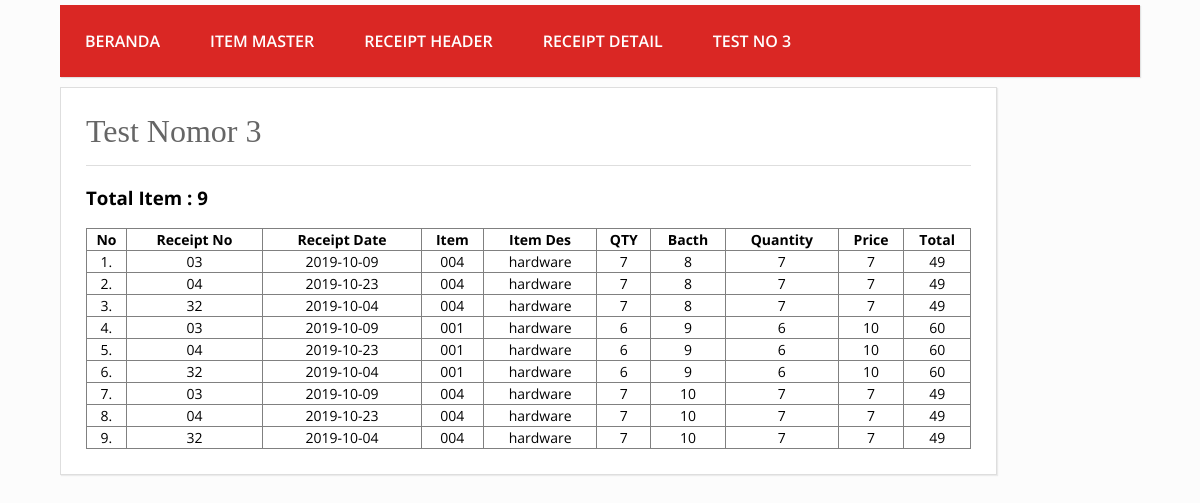
/nomor3.php, run on the app's committed database.
### tables this page shows
CREATE TABLE IF NOT EXISTS `tbl_receipt_detail` (
  `id_detail` varchar(50) NOT NULL,
  `id_header` varchar(50) NOT NULL,
  `item_code` varchar(50) NOT NULL,
  `quantity` varchar(50) NOT NULL,
  `batch` varchar(50) NOT NULL,
  PRIMARY KEY (`id_detail`)
);

CREATE TABLE IF NOT EXISTS `tbl_receipt_header` (
  `id_header` int(11) NOT NULL,
  `receipt_no` varchar(50) NOT NULL,
  `receipt_date` date NOT NULL,
  `supplier_name` varchar(100) NOT NULL,
  PRIMARY KEY (`id_header`),
  UNIQUE KEY `receipt_no` (`receipt_no`)
);

CREATE TABLE IF NOT EXISTS `tbl_item_master` (
  `item_code` varchar(50) NOT NULL,
  `item_desc` varchar(50) NOT NULL,
  `item_unit` varchar(100) NOT NULL,
  `item_price` int(11) NOT NULL,
  PRIMARY KEY (`item_code`)
);

### nomor3.php (the view, shortened to what this page needs)
<html>
<head>
  <link rel="stylesheet" type="text/css" href="css/custom.css">
</head>
<body>
  <div class="wrap">
    <nav class="menu">
      <ul>
        <li><a href="index.php">Beranda</a></li>
        <li><a href="item_master/item_master.php">Item Master</a></li>
        <li><a href="receipt_header.php">Receipt Header</a></li>
        <li><a href="receipt_detail/receipt_detail.php">Receipt Detail</a></li>
        <li><a href="nomor3.php">TEST NO 3</a></li>
      </ul>
    </nav>
    <div class="blog">
      <div class="conteudo">
        <h1>Test Nomor 3</h1>
        <hr>
          <?php
            $sql = "SELECT tbl_item_master.item_code, tbl_item_master.item_desc, tbl_item_master.item_price, tbl_receipt_header.id_header, tbl_receipt_header.receipt_no, tbl_receipt_header.receipt_date, tbl_receipt_detail.id_detail, tbl_receipt_detail.quantity, tbl_receipt_detail.batch, tbl_receipt_detail.quantity*tbl_item_master.item_price AS total FROM tbl_receipt_detail JOIN tbl_item_master ON tbl_item_master.item_code = tbl_receipt_detail.item_code JOIN tbl_receipt_header ON tbl_receipt_detail.id_header = tbl_receipt_detail.id_header";
            $query = mysql_query($sql);
            $total = mysql_num_rows(mysql_query($sql));
            ?>
            <h3>Total Item : <?= $total; ?></h3>
            <table width="100%" border="1" align="center" style="font-size: 14; border-collapse: collapse;">
              <tr align="center">
                <td><b>No</b></td>
                <td><b>Receipt No</b></td>
                <td><b>Receipt Date</b></td>
                <td><b>Item </b></td>
                <td><b>Item Des</b></td>
                <td><b>QTY</b></td>
                <td><b>Bacth</b></td>
                <td><b>Quantity</b></td>
                <td><b>Price</b></td>
                <td><b>Total</b></td>
              </tr>
              <?php
              if($total > 0){
                $no = 0;
              while ($row = mysql_fetch_array($query)):
                $no++;
                echo "<tr>";
                  echo "<td align=center>".$no.".</td>";
                  echo "<td align=center>".$row['receipt_no']."</td>";
                  echo "<td align=center>".$row['receipt_date']."</td>";
                  echo "<td align=center>".$row['item_code']."</td>";
                  echo "<td align=center>".$row['item_desc']."</td>";
                  echo "<td align=center>".$row['quantity']."</td>";
                  echo "<td align=center>".$row['batch']."</td>";
                  echo "<td align=center>".$row['quantity']."</td>";
                  echo "<td align=center>".$row['item_price']."</td>";
                  echo "<td align=center>".$row['total']."</td>";
                echo "</tr>";
                endwhile;
                }else{
                echo "<tr><td colspan=7>Data tidak tersedia</td></tr>";
                }
              ?>
              </table>
      </div>
    </div>
  </div>
</body>
</html>

### css/custom.css (style rules this page uses)
body { background: #fcfcfc; margin:0; font-family: 'Open Sans', sans-serif; }
hr { border:0; background:#dedede; height:1px; }
.wrap { width: 90%; margin:5px auto; }
nav.menu ul { overflow:hidden; color:#fcfcfc; list-style: none; float:left; padding:0; width: 100%; margin:0 0 0; background: #da2724; -webkit-box-shadow: 1px 1px 1px 0px rgba(204,204,204,0.55); -moz-box-shadow: 1px 1px 1px 0px rgba(204,204,204,0.55); box-shadow: 1px 1px 1px 0px rgba(204,204,204,0.55); }
nav.menu ul li { margin:0; float:left; }
nav.menu ul a { padding:25px; display:block; font-weight:600; font-size: 16px; color:#fff; text-transform: uppercase; transition: all 0.5s ease; text-decoration: none; }
.blog { float:left; }
.conteudo { width:885px; padding:25px; margin:10px auto; background: #fff; border:1px solid #dedede; -webkit-box-shadow: 1px 1px 1px 0px rgba(204,204,204,0.35); -moz-box-shadow: 1px 1px 1px 0px rgba(204,204,204,0.35); box-shadow: 1px 1px 1px 0px rgba(204,204,204,0.35); }
.conteudo h1 { padding:0; margin:0 0 15px; font-weight: normal; color: #666; font-family: Georgia; }

### data on the page
tbl_receipt_detail: id_header.receipt_no "03", id_header.receipt_date "2019-10-09", tbl_item_master.item_code "004", tbl_item_master.item_desc "hardware", quantity "7", batch "8", tbl_item_master.item_price "7", total "49", tbl_receipt_header.receipt_no "04", tbl_receipt_header.receipt_date "2019-10-23", tbl_receipt_header.receipt_no "32", tbl_receipt_header.receipt_date "2019-10-04"
tbl_receipt_detail: tbl_receipt_header.receipt_no "03", tbl_receipt_header.receipt_date "2019-10-09", tbl_item_master.item_code "001", tbl_item_master.item_desc "hardware", quantity "6", batch "9", tbl_item_master.item_price "10", total "60", tbl_receipt_header.receipt_no "04", tbl_receipt_header.receipt_date "2019-10-23", tbl_receipt_header.receipt_no "32", tbl_receipt_header.receipt_date "2019-10-04"
tbl_receipt_detail: id_header.receipt_no "03", id_header.receipt_date "2019-10-09", tbl_item_master.item_code "004", tbl_item_master.item_desc "hardware", quantity "7", batch "10", tbl_item_master.item_price "7", total "49", tbl_receipt_header.receipt_no "04", tbl_receipt_header.receipt_date "2019-10-23", tbl_receipt_header.receipt_no "32", tbl_receipt_header.receipt_date "2019-10-04"

### other printed values
$total "9"
